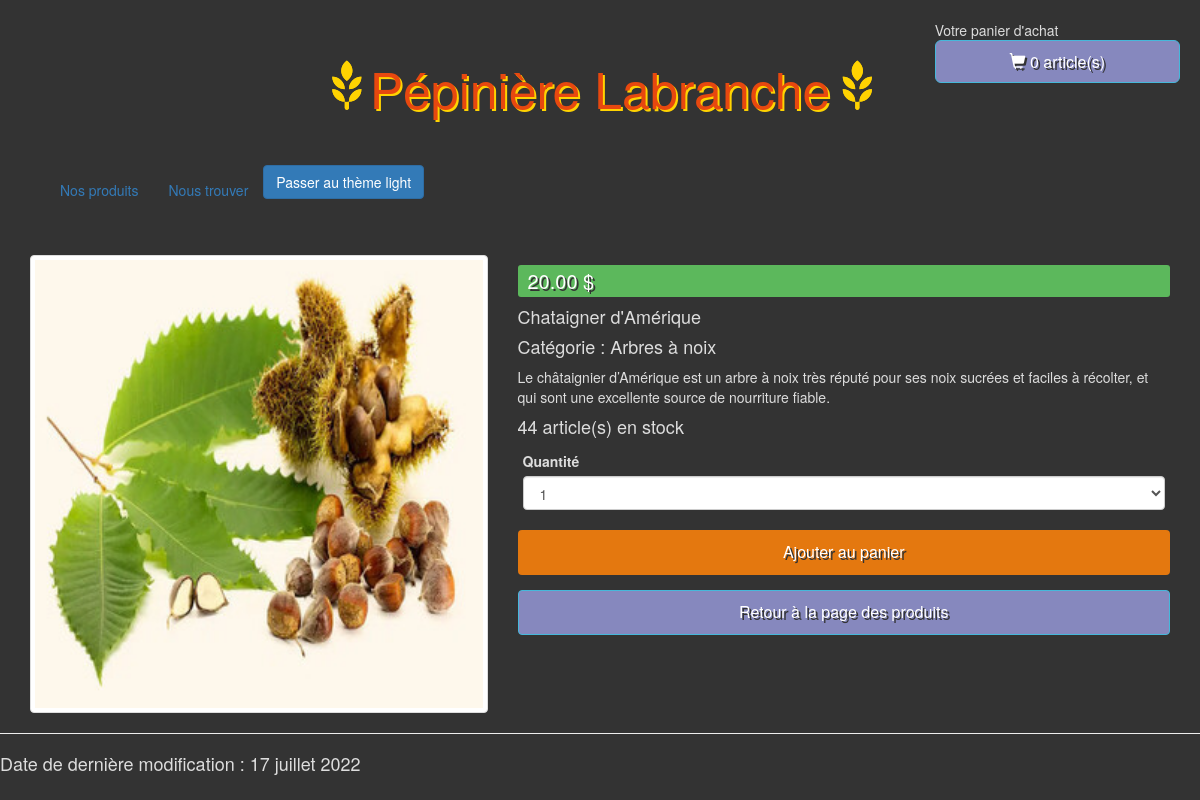
The app's page /Projet/index.php?action=1&id=2 with its own data.
### tables this page shows
CREATE TABLE Article(
 identifiant INTEGER NOT NULL AUTO_INCREMENT,
 imageArticle VARCHAR(255) NOT NULL,
 nom VARCHAR(50) NOT NULL,
 categorie VARCHAR(50) NOT NULL, 
 description TEXT NOT NULL,
 prix DECIMAL NOT NULL,
 quantiteDisponible INTEGER NOT NULL,
 CONSTRAINT Pk_Produit PRIMARY KEY(identifiant),
 CONSTRAINT CHK_quantiteDisponible CHECK(quantiteDisponible >= 0)
 );

### Projet/controleurs/controleur.php (called while the page is built, shortened)
<?php
    require_once("modeles/gestionnaire_articles.php");
    function afficherDetailsArticle($identifiant){
        $panier = new Panier(session_id());
        $totalArticles = $panier->compterArticles();
        $article = GestionnaireArticles::getDetailsArticle($identifiant);
        require("vues/vue_details_article.php");
    }

### Projet/modeles/gestionnaire_articles.php (called while the page is built, shortened)
<?php
    class GestionnaireArticles{
        public static function getDetailsArticle($identifiant){
            $connexion = Database::connect();
            $requeteSQL = "SELECT * FROM Article WHERE identifiant = ?";
            $requetePreparee = $connexion->prepare($requeteSQL);
            $requetePreparee->execute(array($identifiant));
            return $requetePreparee->fetchAll();
        }
    }

### Projet/vues/vue_details_article.php (the view, shortened to what this page needs)
    <?php
        $image = "images/".$article[0]["imageArticle"];
        $nom = $article[0]["nom"];
        $prix = $article[0]["prix"];
        $description = $article[0]["description"];
        $categorie = $article[0]["categorie"];
        $quantiteDisponible = $article[0]["quantiteDisponible"];
    ?>
    <div class="container site">
        <h1 class="text-logo"><span class="glyphicon glyphicon-grain"></span>Pépinière Labranche<span class="glyphicon glyphicon-grain"></span></h1>
        <div id="panier" class="fond-dark text-dark">
            <p>Votre panier d'achat
                <a href="../index.php?action=5" class="btn btn-info btn-lg">
                    <span class="glyphicon glyphicon-shopping-cart"></span>
                        <?=empty($totalArticles)?"0 ":$totalArticles." "?>article(s)
                </a>
            </p>
        </div>
        <div class="container-fluid">
            <ul class="nav navbar-nav">
                <li ><a href="../index.php">Nos produits</a></li>
                <li><a href="../index.php?action=6">Nous trouver</a></li>
                <li><button class="btn btn-primary" id="btnChangerTheme" onclick="changerTheme(this)">Passer au thème light</button></li>
            </ul>
        </div>
        <div class="row card-group">
            <div  class="col-sm-5 col-md-5 col-lg-5">
                <div class="card">
                    <div class="card-body">
                        <img class="img-thumbnail" style="width:100%" src="<?=$image?>" alt="<?=$nom?>" width="400">
                    </div>
                </div>
            </div>
            <div class="col-sm-7 col-md-7 col-lg-7">
                <div class="card">
                    <div class="card-header">
                            <h4 id="prix"><?=number_format($prix, 2)?> $</h4>
                            <h4 class="nom"><?=$nom?></h4>
                            <h4 class="nom">Catégorie :  <?=$categorie?></h4>
                            <p class="card-text"><?=$description?></p>
                            <?php
                                if($quantiteDisponible == 0){
                            ?>
                            <h4 class="quantite">En rupture de stock</h4></div>
                            <div class="form-group">
                            <a href="index.php" role="button" class="btn btn-info">Retour à la page des produits</a>
                            </div>
                            <?php
                                }else{
                            ?>
                            <h4 class="quantite"><?=$quantiteDisponible?> article(s) en stock</h4>
                    </div>
                    <div class="card-body">
                        <form method="get" action="index.php">
                            <div style="padding: 5px;">
                            <div class="form-group">
                                <label> Quantité</label>
                                <select class="form-control" name="quantite">
                                    <?php
                                        for($i = 1; $i <= $quantiteDisponible; $i++){
                                    ?>
                                    <option value="<?=$i?>"><?=$i?></option>
                                    <?php
                                        }
                                    ?>
                                </select>
                            </div>
                            </div>
                            <div class="form-group">
                            <button type="submit" class="btn btn-order">Ajouter au panier</button>
                            </div>
                            <div class="form-group">
                                <a href="index.php" role="button" class="btn btn-info">Retour à la page des produits</a>
                            </div>
                        </form>
                    </div>
                    <?php
                            }
                    ?>
                </div>
            </div>
        </div>
    </div>
<?php require("gabarits/template.php");?>

### Projet/css/style.css (style rules this page uses)
.fond-dark { background-color:#333; }
.text-dark { color:#DDD; }
.text-logo { color: #E7480F; text-shadow: 2px 2px #FFD301; font-size: 50px; padding: 40px 0; text-align: center; }
.text-logo .glyphicon { color: #FFD301; text-shadow: 0px 0px #FFD301; }
.nav { margin-bottom: 40px; }
.btn-info, .btn-order { width: 100%; padding: 10px; font-size: 16px; color: #FFF; background-color: #E4780F; text-decoration: none; text-shadow: 2px 2px #333; }
.btn-info { background-color: #8688be; }
h4#prix { background: #5CB85C; color: #FFF; text-shadow: 2px 2px #333; padding : 5px 10px; font-size: 20px; border-radius: 3px; }
div#panier { position:absolute; top: 10px; right: 10px; margin: 0px; padding: 10px; }

### records on screen
article: imageArticle (picture), prix "20.00", nom "Chataigner d'Amérique", categorie "Arbres à noix", description "Le châtaignier d’Amérique est un arbre à noix très réputé pour ses noix sucrées et faciles à récolter, et qui sont une excellente source de nourriture fiable.", quantiteDisponible "44"

### other values on screen
form field quantite "1"
